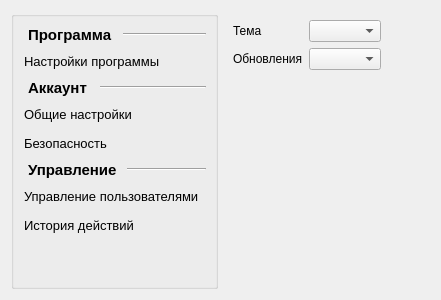
      <widget class="QWidget" name="settings">
       <property name="inputMethodHints">
        <set>Qt::ImhDigitsOnly</set>
       </property>
       <attribute name="title">
        <string>Настройки</string>
       </attribute>
       <layout class="QGridLayout" name="gridLayout_8">
        <item row="0" column="1">
         <widget class="QStackedWidget" name="stackedWidget_2">
          <property name="currentIndex">
           <number>0</number>
          </property>
          <widget class="QWidget" name="page_3">
           <layout class="QGridLayout" name="gridLayout_10">
            <item row="2" column="0">
             <spacer name="verticalSpacer_3">
              <property name="orientation">
               <enum>Qt::Vertical</enum>
              </property>
              <property name="sizeHint" stdset="0">
               <size>
                <width>20</width>
                <height>40</height>
               </size>
              </property>
             </spacer>
            </item>
            <item row="1" column="0">
             <layout class="QHBoxLayout" name="horizontalLayout_17">
              <item>
               <widget class="QLabel" name="label_2">
                <property name="text">
                 <string>Обновления</string>
                </property>
               </widget>
              </item>
              <item>
               <widget class="QComboBox" name="comboBox_27"/>
              </item>
             </layout>
            </item>
            <item row="0" column="0">
             <layout class="QHBoxLayout" name="horizontalLayout_16">
              <item>
               <widget class="QLabel" name="label">
                <property name="text">
                 <string>Тема</string>
                </property>
               </widget>
              </item>
              <item>
               <widget class="QComboBox" name="comboBox_26"/>
              </item>
             </layout>
            </item>
            <item row="1" column="1">
             <spacer name="horizontalSpacer_2">
              <property name="orientation">
               <enum>Qt::Horizontal</enum>
              </property>
              <property name="sizeHint" stdset="0">
               <size>
                <width>40</width>
                <height>20</height>
               </size>
              </property>
             </spacer>
            </item>
           </layout>
          </widget>
          <widget class="QWidget" name="page_4"/>
         </widget>
        </item>
        <item row="0" column="0">
         <widget class="QGroupBox" name="groupBox">
          <property name="font">
           <font>
            <pointsize>10</pointsize>
           </font>
          </property>
          <property name="title">
           <string/>
          </property>
          <property name="flat">
           <bool>false</bool>
          </property>
          <property name="checkable">
           <bool>false</bool>
          </property>
          <layout class="QGridLayout" name="gridLayout_4">
           <item row="0" column="0">
            <layout class="QVBoxLayout" name="verticalLayout_3">
             <item>
              <layout class="QHBoxLayout" name="horizontalLayout_15">
               <item>
                <widget class="QLabel" name="programLabel_2">
                 <property name="minimumSize">
                  <size>
                   <width>71</width>
                   <height>0</height>
                  </size>
                 </property>
                 <property name="maximumSize">
                  <size>
                   <width>94</width>
                   <height>16777215</height>
                  </size>
                 </property>
                 <property name="font">
                  <font>
                   <pointsize>11</pointsize>
                   <weight>75</weight>
                   <bold>true</bold>
                  </font>
                 </property>
                 <property name="styleSheet">
                  <string notr="true">margin-left: 1px;</string>
                 </property>
                 <property name="text">
                  <string>Программа</string>
                 </property>
                </widget>
               </item>
               <item>
                <widget class="Line" name="line_53">
                 <property name="orientation">
                  <enum>Qt::Horizontal</enum>
                 </property>
                </widget>
               </item>
              </layout>
             </item>
             <item>
              <widget class="QPushButton" name="programmSettings">
               <property name="maximumSize">
                <size>
                 <width>16777215</width>
                 <height>30</height>
                </size>
               </property>
               <property name="styleSheet">
                <string notr="true">text-align: left;</string>
               </property>
               <property name="text">
                <string>Настройки программы</string>
               </property>
               <property name="flat">
                <bool>true</bool>
               </property>
              </widget>
             </item>
            </layout>
           </item>
           <item row="1" column="0">
            <layout class="QVBoxLayout" name="verticalLayout_4">
             <item>
              <layout class="QHBoxLayout" name="horizontalLayout_12">
               <item>
                <widget class="QLabel" name="accountLabel">
                 <property name="maximumSize">
                  <size>
                   <width>71</width>
                   <height>16777215</height>
                  </size>
                 </property>
                 <property name="font">
                  <font>
                   <pointsize>11</pointsize>
                   <weight>75</weight>
                   <bold>true</bold>
                  </font>
                 </property>
                 <property name="styleSheet">
                  <string notr="true">margin-left: 1px;</string>
                 </property>
                 <property name="text">
                  <string>Аккаунт </string>
                 </property>
                </widget>
               </item>
               <item>
                <widget class="Line" name="line_50">
                 <property name="orientation">
                  <enum>Qt::Horizontal</enum>
                 </property>
                </widget>
               </item>
              </layout>
             </item>
             <item>
              <widget class="QPushButton" name="mainAccountSetting">
               <property name="maximumSize">
                <size>
                 <width>16777215</width>
                 <height>30</height>
                </size>
               </property>
               <property name="styleSheet">
                <string notr="true">text-align: left;</string>
               </property>
               <property name="text">
                <string>Общие настройки</string>
               </property>
               <property name="flat">
                <bool>true</bool>
               </property>
              </widget>
             </item>
             <item>
              <widget class="QPushButton" name="securityAccountSettings">
               <property name="maximumSize">
                <size>
                 <width>16777215</width>
                 <height>30</height>
                </size>
               </property>
               <property name="font">
                <font>
                 <pointsize>10</pointsize>
                 <weight>50</weight>
                 <bold>false</bold>
                </font>
               </property>
               <property name="styleSheet">
                <string notr="true">text-align: left;</string>
               </property>
               <property name="text">
                <string>Безопасность</string>
               </property>
               <property name="flat">
                <bool>true</bool>
               </property>
              </widget>
             </item>
            </layout>
           </item>
           <item row="2" column="0">
            <layout class="QVBoxLayout" name="verticalLayout_11">
             <item>
              <layout class="QHBoxLayout" name="horizontalLayout_14">
               <item>
                <widget class="QLabel" name="menageLabel">
                 <property name="maximumSize">
                  <size>
                   <width>98</width>
                   <height>16777215</height>
                  </size>
                 </property>
                 <property name="font">
                  <font>
                   <pointsize>11</pointsize>
                   <weight>75</weight>
                   <bold>true</bold>
                  </font>
                 </property>
                 <property name="styleSheet">
                  <string notr="true">margin-left: 1px;</string>
                 </property>
                 <property name="text">
                  <string>Управление</string>
                 </property>
                </widget>
               </item>
               <item>
                <widget class="Line" name="line_52">
                 <property name="orientation">
                  <enum>Qt::Horizontal</enum>
                 </property>
                </widget>
               </item>
              </layout>
             </item>
             <item>
              <widget class="QPushButton" name="userManageSettings">
               <property name="maximumSize">
                <size>
                 <width>16777215</width>
                 <height>30</height>
                </size>
               </property>
               <property name="styleSheet">
                <string notr="true">text-align: left;</string>
               </property>
               <property name="text">
                <string>Управление пользователями</string>
               </property>
               <property name="flat">
                <bool>true</bool>
               </property>
              </widget>
             </item>
             <item>
              <widget class="QPushButton" name="activityHistorySettings">
               <property name="maximumSize">
                <size>
                 <width>16777215</width>
                 <height>30</height>
                </size>
               </property>
               <property name="styleSheet">
                <string notr="true">text-align: left;</string>
               </property>
               <property name="text">
                <string>История действий</string>
               </property>
               <property name="flat">
                <bool>true</bool>
               </property>
              </widget>
             </item>
            </layout>
           </item>
           <item row="3" column="0">
            <spacer name="verticalSpacer">
             <property name="orientation">
              <enum>Qt::Vertical</enum>
             </property>
             <property name="sizeHint" stdset="0">
              <size>
               <width>20</width>
               <height>40</height>
              </size>
             </property>
            </spacer>
           </item>
          </layout>
         </widget>
        </item>
       </layout>
      </widget>
